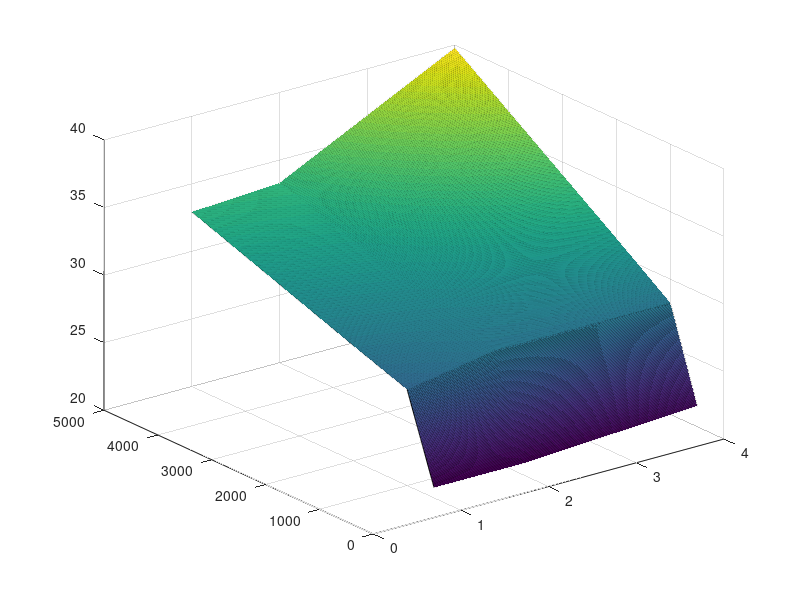

The MATLAB script that drew this image: (Note: this script raises an error after producing the figure.)
%Thursday AM

load('mdd_output.mat')

% cost = zeros(4,3);
% diameter = zeros(4,3);
% depth = zeros(4,3);
% e_subsurface = zeros(4,3);
% e_tension = zeros(4,3);
% w_tension = zeros(4,3);

n = 1000;
z_adj = 1;
ms = 50;
fs = 16;
lw = 1.2;

[Xq,Yq] = meshgrid(linspace(0,max(diameter(:)),n), ...
    linspace(0,max(depth(:)),n));

Cq = interp2(diameter,depth,cost,Xq,Yq,'linear');
Eq = interp2(diameter,depth,e_tension,Xq,Yq,'linear');

%cost
figure
s = surf(Xq,Yq,Cq./1000);
s.EdgeColor = 'none';
view(0,90)
xlabel('WEC Diameter [m]')
ylabel('Water Depth [m]')
xlim([0 5])
ylim([0 inf])
c = colorbar;
c.Label.String = '[$k]';
colormap(brewermap(50,'reds'))
hold on
scatter3(diameter(:),depth(:),cost(:)./1000+z_adj,ms,'filled', ...
    'MarkerEdgeColor','k','MarkerFaceColor','k')
set(gca,'FontSize',fs)
set(gca,'LineWidth',lw)
